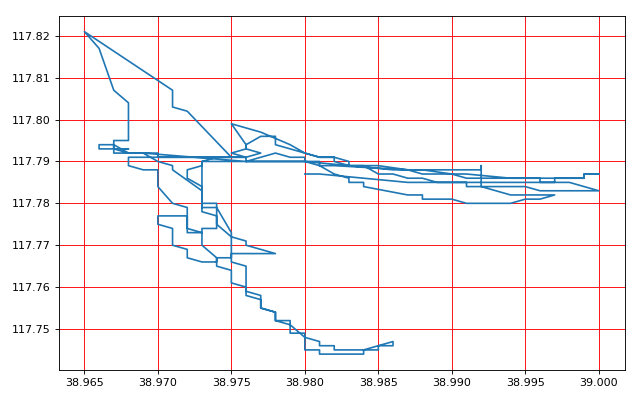
#> input picture myplot.png, 640 x 400 px
$ python transfet_image_to_grayscale.py
#> lines starting #> are read from the running program, lines starting #| are printed output that depends on the picture
from PIL import Image
im = Image.open('myplot.png')
#> im is the input picture: PIL image 640x400 RGB; mean R, G, B 246.5, 242.5, 244
im1 = im.convert('L')
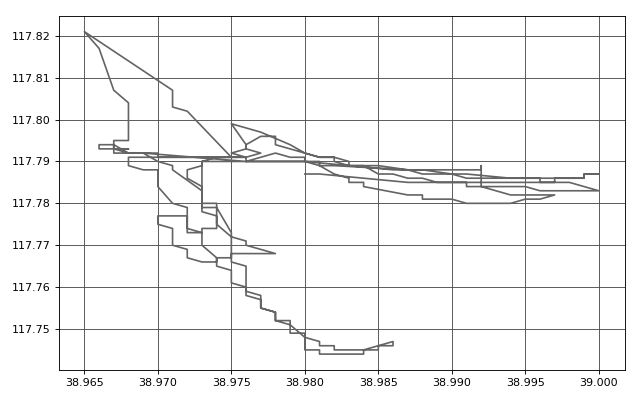
#> im1: PIL image 640x400 L; min 0, max 255, mean 243.9
im1.save('myplot1.png')
